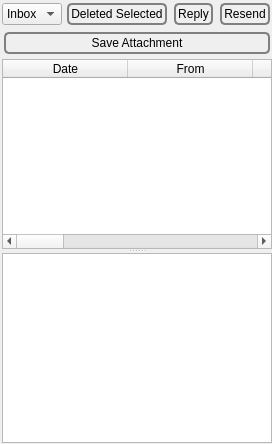
             <widget class="QWidget" name="tab_4">
              <attribute name="icon">
               <iconset resource="../Icons/icons.qrc">
                <normaloff>:/nuvola/email.png</normaloff>:/nuvola/email.png</iconset>
              </attribute>
              <attribute name="title">
               <string>&amp;Read</string>
              </attribute>
              <layout class="QVBoxLayout" name="verticalLayout_26">
               <property name="spacing">
                <number>3</number>
               </property>
               <property name="leftMargin">
                <number>2</number>
               </property>
               <property name="topMargin">
                <number>1</number>
               </property>
               <property name="rightMargin">
                <number>0</number>
               </property>
               <property name="bottomMargin">
                <number>1</number>
               </property>
               <item>
                <layout class="QHBoxLayout" name="horizontalLayout_19">
                 <item>
                  <widget class="QComboBox" name="folder">
                   <property name="toolTip">
                    <string>Set the folder.</string>
                   </property>
                   <property name="sizeAdjustPolicy">
                    <enum>QComboBox::AdjustToContents</enum>
                   </property>
                   <property name="iconSize">
                    <size>
                     <width>40</width>
                     <height>40</height>
                    </size>
                   </property>
                   <item>
                    <property name="text">
                     <string>Inbox</string>
                    </property>
                    <property name="icon">
                     <iconset resource="../Icons/icons.qrc">
                      <normaloff>:/nuvola/inbox.png</normaloff>:/nuvola/inbox.png</iconset>
                    </property>
                   </item>
                   <item>
                    <property name="text">
                     <string>Sent</string>
                    </property>
                    <property name="icon">
                     <iconset resource="../Icons/icons.qrc">
                      <normaloff>:/nuvola/outbox.png</normaloff>:/nuvola/outbox.png</iconset>
                    </property>
                   </item>
                   <item>
                    <property name="text">
                     <string>Trash</string>
                    </property>
                    <property name="icon">
                     <iconset resource="../Icons/icons.qrc">
                      <normaloff>:/nuvola/full-trash.png</normaloff>:/nuvola/full-trash.png</iconset>
                    </property>
                   </item>
                  </widget>
                 </item>
                 <item>
                  <widget class="QPushButton" name="deleteEmail">
                   <property name="enabled">
                    <bool>true</bool>
                   </property>
                   <property name="sizePolicy">
                    <sizepolicy hsizetype="Fixed" vsizetype="Fixed">
                     <horstretch>0</horstretch>
                     <verstretch>0</verstretch>
                    </sizepolicy>
                   </property>
                   <property name="styleSheet">
                    <string notr="true">QPushButton {
 border: 2px solid gray;
 background-color: qlineargradient(x1: 0, y1: 0, x2: 0, y2: 1,
                                   stop: 0 #E0E0E0, stop: 1 #FFFFFF);
 border-radius: 5px;
 margin: 2px;
 padding: 2px;
 }


QPushButton:hover { 
background-color: qlineargradient(x1: 0, y1: 0, x2: 0, y2: 1,
                                   stop: 0 rgb(254,229,172), stop: 1 #FFFFFF);
background-position: top center; } 

QPushButton:pressed {
     background-color: darkgrey;
     border-style: inset;
 }</string>
                   </property>
                   <property name="text">
                    <string>Deleted Selected</string>
                   </property>
                   <property name="icon">
                    <iconset resource="../Icons/icons.qrc">
                     <normaloff>:/nuvola/clear.png</normaloff>:/nuvola/clear.png</iconset>
                   </property>
                   <property name="iconSize">
                    <size>
                     <width>40</width>
                     <height>40</height>
                    </size>
                   </property>
                  </widget>
                 </item>
                 <item>
                  <widget class="QPushButton" name="reply">
                   <property name="enabled">
                    <bool>true</bool>
                   </property>
                   <property name="toolTip">
                    <string>&lt;html&gt;&lt;head/&gt;&lt;body&gt;&lt;p&gt;Reply to the selected e-mail.&lt;/p&gt;&lt;/body&gt;&lt;/html&gt;</string>
                   </property>
                   <property name="styleSheet">
                    <string notr="true">QPushButton {
 border: 2px solid gray;
 background-color: qlineargradient(x1: 0, y1: 0, x2: 0, y2: 1,
                                   stop: 0 #E0E0E0, stop: 1 #FFFFFF);
 border-radius: 5px;
 margin: 2px;
 padding: 2px;
 }


QPushButton:hover { 
background-color: qlineargradient(x1: 0, y1: 0, x2: 0, y2: 1,
                                   stop: 0 rgb(254,229,172), stop: 1 #FFFFFF);
background-position: top center; } 

QPushButton:pressed {
     background-color: darkgrey;
     border-style: inset;
 }</string>
                   </property>
                   <property name="text">
                    <string>Reply</string>
                   </property>
                   <property name="icon">
                    <iconset resource="../Icons/icons.qrc">
                     <normaloff>:/nuvola/reply.png</normaloff>:/nuvola/reply.png</iconset>
                   </property>
                   <property name="iconSize">
                    <size>
                     <width>40</width>
                     <height>40</height>
                    </size>
                   </property>
                  </widget>
                 </item>
                 <item>
                  <widget class="QPushButton" name="resend">
                   <property name="enabled">
                    <bool>true</bool>
                   </property>
                   <property name="sizePolicy">
                    <sizepolicy hsizetype="Fixed" vsizetype="Fixed">
                     <horstretch>0</horstretch>
                     <verstretch>0</verstretch>
                    </sizepolicy>
                   </property>
                   <property name="toolTip">
                    <string>&lt;html&gt;&lt;head/&gt;&lt;body&gt;&lt;p&gt;Resend the selected e-mail.&lt;/p&gt;&lt;/body&gt;&lt;/html&gt;</string>
                   </property>
                   <property name="styleSheet">
                    <string notr="true">QPushButton {
 border: 2px solid gray;
 background-color: qlineargradient(x1: 0, y1: 0, x2: 0, y2: 1,
                                   stop: 0 #E0E0E0, stop: 1 #FFFFFF);
 border-radius: 5px;
 margin: 2px;
 padding: 2px;
 }


QPushButton:hover { 
background-color: qlineargradient(x1: 0, y1: 0, x2: 0, y2: 1,
                                   stop: 0 rgb(254,229,172), stop: 1 #FFFFFF);
background-position: top center; } 

QPushButton:pressed {
     background-color: darkgrey;
     border-style: inset;
 }</string>
                   </property>
                   <property name="text">
                    <string>Resend</string>
                   </property>
                   <property name="icon">
                    <iconset resource="../Icons/icons.qrc">
                     <normaloff>:/nuvola/reply.png</normaloff>:/nuvola/reply.png</iconset>
                   </property>
                   <property name="iconSize">
                    <size>
                     <width>40</width>
                     <height>40</height>
                    </size>
                   </property>
                  </widget>
                 </item>
                </layout>
               </item>
               <item>
                <widget class="QPushButton" name="saveAttachment">
                 <property name="styleSheet">
                  <string notr="true">QPushButton {
 border: 2px solid gray;
 background-color: qlineargradient(x1: 0, y1: 0, x2: 0, y2: 1,
                                   stop: 0 #E0E0E0, stop: 1 #FFFFFF);
 border-radius: 5px;
 margin: 2px;
 padding: 2px;
 }


QPushButton:hover { 
background-color: qlineargradient(x1: 0, y1: 0, x2: 0, y2: 1,
                                   stop: 0 rgb(254,229,172), stop: 1 #FFFFFF);
background-position: top center; } 

QPushButton:pressed {
     background-color: darkgrey;
     border-style: inset;
 }</string>
                 </property>
                 <property name="text">
                  <string>Save Attachment</string>
                 </property>
                 <property name="icon">
                  <iconset resource="../Icons/icons.qrc">
                   <normaloff>:/generic/attach.png</normaloff>:/generic/attach.png</iconset>
                 </property>
                </widget>
               </item>
               <item>
                <widget class="QSplitter" name="splitter_3">
                 <property name="sizePolicy">
                  <sizepolicy hsizetype="Expanding" vsizetype="Expanding">
                   <horstretch>0</horstretch>
                   <verstretch>0</verstretch>
                  </sizepolicy>
                 </property>
                 <property name="orientation">
                  <enum>Qt::Horizontal</enum>
                 </property>
                 <widget class="QSplitter" name="readVerticalSplitter">
                  <property name="orientation">
                   <enum>Qt::Vertical</enum>
                  </property>
                  <property name="childrenCollapsible">
                   <bool>false</bool>
                  </property>
                  <widget class="QTableWidget" name="mail">
                   <property name="verticalScrollBarPolicy">
                    <enum>Qt::ScrollBarAsNeeded</enum>
                   </property>
                   <property name="selectionBehavior">
                    <enum>QAbstractItemView::SelectRows</enum>
                   </property>
                   <property name="verticalScrollMode">
                    <enum>QAbstractItemView::ScrollPerPixel</enum>
                   </property>
                   <property name="horizontalScrollMode">
                    <enum>QAbstractItemView::ScrollPerPixel</enum>
                   </property>
                   <property name="showGrid">
                    <bool>true</bool>
                   </property>
                   <property name="sortingEnabled">
                    <bool>true</bool>
                   </property>
                   <property name="cornerButtonEnabled">
                    <bool>true</bool>
                   </property>
                   <attribute name="horizontalHeaderDefaultSectionSize">
                    <number>125</number>
                   </attribute>
                   <attribute name="horizontalHeaderMinimumSectionSize">
                    <number>125</number>
                   </attribute>
                   <attribute name="horizontalHeaderStretchLastSection">
                    <bool>true</bool>
                   </attribute>
                   <attribute name="verticalHeaderVisible">
                    <bool>false</bool>
                   </attribute>
                   <column>
                    <property name="text">
                     <string>Date</string>
                    </property>
                   </column>
                   <column>
                    <property name="text">
                     <string>From</string>
                    </property>
                   </column>
                   <column>
                    <property name="text">
                     <string>Status</string>
                    </property>
                   </column>
                   <column>
                    <property name="text">
                     <string>Subject</string>
                    </property>
                   </column>
                   <column>
                    <property name="text">
                     <string>Attachment(s)</string>
                    </property>
                   </column>
                   <column>
                    <property name="text">
                     <string>goldbug</string>
                    </property>
                   </column>
                   <column>
                    <property name="text">
                     <string>message</string>
                    </property>
                   </column>
                   <column>
                    <property name="text">
                     <string>message_digest</string>
                    </property>
                   </column>
                   <column>
                    <property name="text">
                     <string>receiver_sender_hash</string>
                    </property>
                   </column>
                   <column>
                    <property name="text">
                     <string>hash</string>
                    </property>
                   </column>
                   <column>
                    <property name="text">
                     <string>OID</string>
                    </property>
                   </column>
                  </widget>
                  <widget class="QTextBrowser" name="mailMessage">
                   <property name="tabChangesFocus">
                    <bool>true</bool>
                   </property>
                  </widget>
                 </widget>
                </widget>
               </item>
              </layout>
             </widget>
